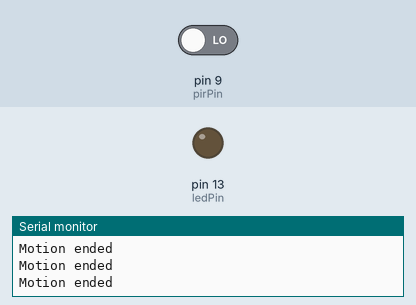
A sketch run on a simulated Arduino Uno, built with avr-gcc and run on an emulated ATmega328P. On the bench: output pins drawn as LEDs (lit = HIGH), the last lines printed to the serial monitor. The test bench sets the inputs (shaded band); at power-on: pin 9 (pirPin) LOW.

Above: at 1.8 s.
1.9 s: pin 9 (pirPin) driven HIGH
At 3.0 s:
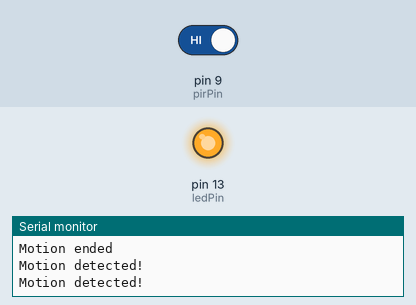
3.5 s: pin 9 (pirPin) driven LOW
At 4.2 s:
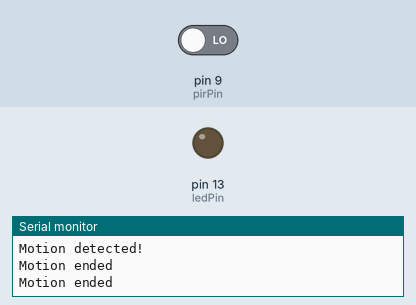
Timing chart, 0 to 6.5 s (numbered marks = the images above; inputs shaded):
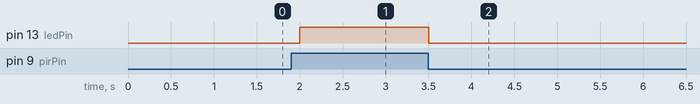

Measured:
- after the input at 1.9 s, pin 13 (ledPin): LOW → HIGH after 0.10 s
- after the input at 3.5 s, pin 13 (ledPin): HIGH → LOW at once

The sketch:

pir.ino
```cpp
int pirPin = 9;
int ledPin = 13;

void setup() {
  pinMode(pirPin, INPUT);
  pinMode(ledPin, OUTPUT);
  Serial.begin(9600);
}
void loop() {
  int motion = digitalRead(pirPin);

  if (motion == HIGH) {
    digitalWrite(ledPin, HIGH);
    Serial.println("Motion detected!");
  } else {
    digitalWrite(ledPin, LOW);
    Serial.println("Motion ended");
  }

  delay(500);
}
```
